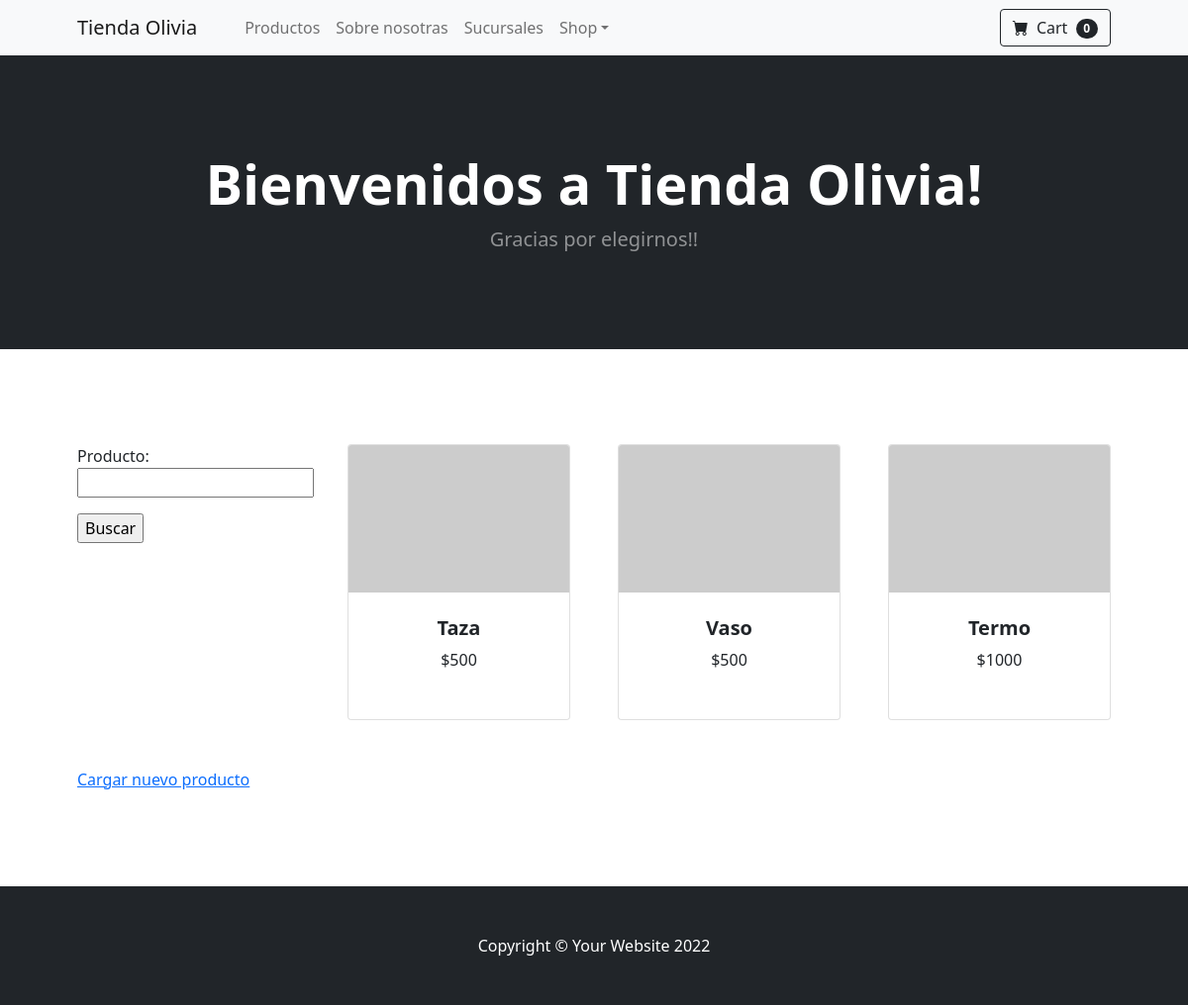
Before: /WebPage/inicio/ with the older database file.
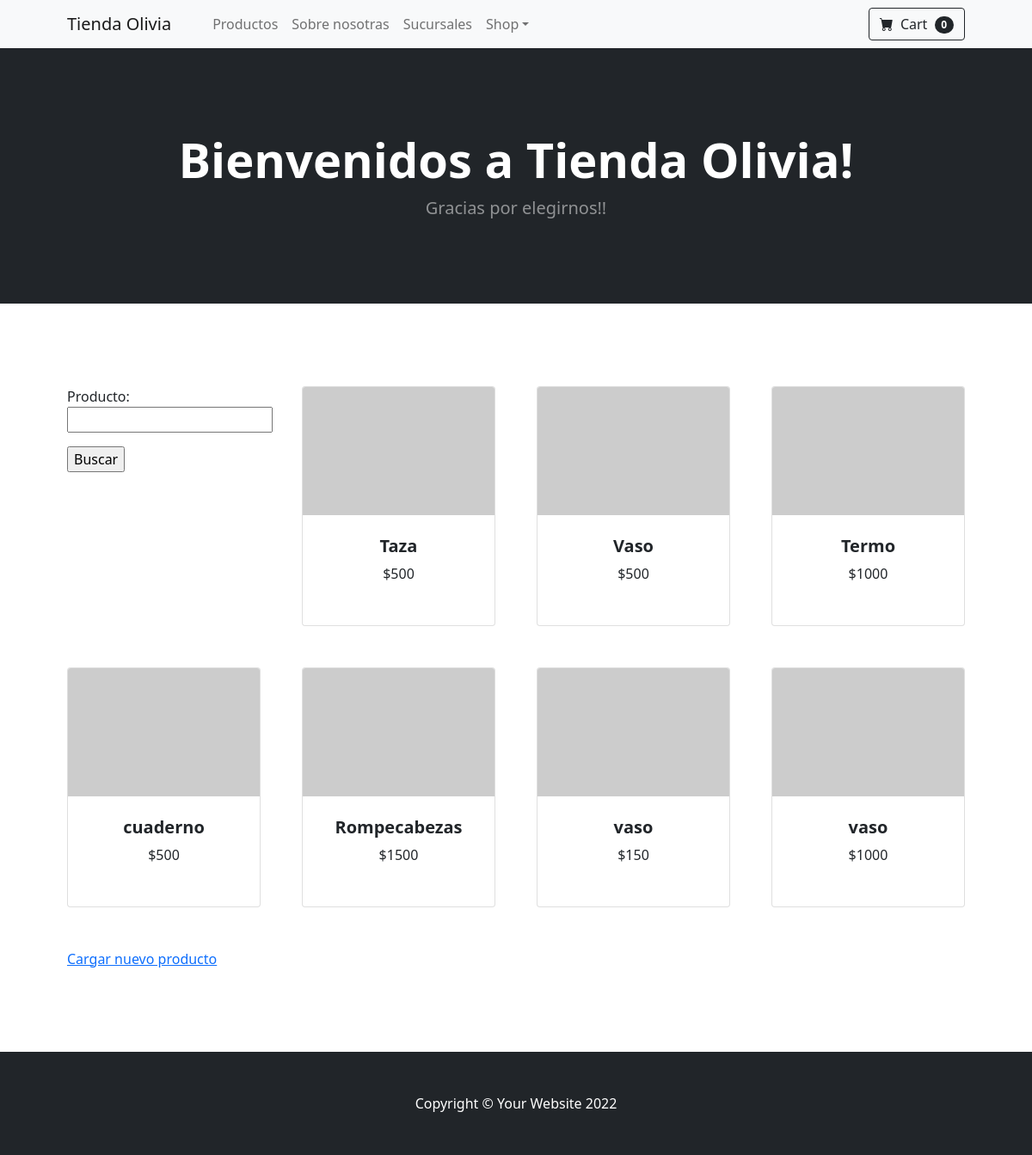
After: the same page with the newer database file.
### WebPage/models.py (models this page shows, shortened)
class Productos (models.Model):
    nombre = models.CharField (max_length=150)
    modelo = models.CharField (max_length=150, blank=True , null=True)
    precio = models.IntegerField (default=0)

### WebPage/views.py (the view)
# urls.py: path('inicio/', index, name="inicio"),
def index(request):
    lista_productos = Productos.objects.all()
    if request.GET.get("producto"):
        formulario = FormularioBusqueda(request.GET)
        if formulario.is_valid():
            data = formulario.cleaned_data
            lista_productos = Productos.objects.filter(nombre__icontains = data["producto"])
        return render(request, "WebPage/index.html", {"productos" : lista_productos, "formulario" : formulario})
    else:
        formulario = FormularioBusqueda()
        return render(request, "WebPage/index.html", {"productos" : lista_productos, "formulario" : formulario})

### WebPage/forms.py
class FormularioBusqueda(Form):
    producto = CharField(max_length=150)

### WebPage/templates/WebPage/index.html (shortened to what this page needs)
{% extends 'WebPage/base.html' %}
{% block lista_productos %}
<div>
    <form method="get">
      {{ formulario.as_p }}
      <input type="submit" value="Buscar">
    </form>
</div>
{% for producto in productos %}
<div class="col mb-5">
    <div class="card h-100">
        <img class="card-img-top" src="https://dummyimage.com/450x300/dee2e6/6c757d.jpg" alt="..." />
        <div class="card-body p-4">
            <div class="text-center">
                <h5 class="fw-bolder">{{producto.nombre}}</h5>
                ${{producto.precio}}
            </div>
        </div>
        <div class="card-footer p-4 pt-0 border-top-0 bg-transparent">
        </div>
    </div>
</div>
{% endfor %}
</div>
<a href="{% url 'carga_productos' %}" role="button">Cargar nuevo producto</a>
{% endblock lista_productos %}

### WebPage/templates/WebPage/base.html (shortened to what this page needs)
<!DOCTYPE html>
<html lang="en">
    <head>
        {% load static %}
        <link href="https://cdn.jsdelivr.net/npm/bootstrap-icons@1.5.0/font/bootstrap-icons.css" rel="stylesheet" />
        <link href="{% static 'css/styles.css' %}" rel="stylesheet" />
    </head>
    <body>
        <nav class="navbar navbar-expand-lg navbar-light bg-light">
            <div class="container px-4 px-lg-5">
                <a class="navbar-brand" href="{% url 'inicio' %}">Tienda Olivia</a>
                <div class="collapse navbar-collapse" id="navbarSupportedContent">
                    <ul class="navbar-nav me-auto mb-2 mb-lg-0 ms-lg-4">
                        <li class="nav-item"><a class="nav-link"  href="{% url 'inicio' %}">Productos</a></li>
                        <li class="nav-item"><a class="nav-link" href="{% url 'integrantes' %}" role="button">Sobre nosotras</a></li>
                        <li class="nav-item"><a class="nav-link" href="{% url 'sucursales' %}" role="button">Sucursales</a></li>
                        <li class="nav-item dropdown">
                            <a class="nav-link dropdown-toggle" id="navbarDropdown" href="#" role="button" data-bs-toggle="dropdown" aria-expanded="false">Shop</a>
                        </li>
                    </ul>
                    <form class="d-flex">
                        <button class="btn btn-outline-dark" type="submit">
                            <i class="bi-cart-fill me-1"></i>
                            Cart
                            <span class="badge bg-dark text-white ms-1 rounded-pill">0</span>
                        </button>
                    </form>
                </div>
            </div>
        </nav>
        <header class="bg-dark py-5">
            <div class="container px-4 px-lg-5 my-5">
                <div class="text-center text-white">
                    <h1 class="display-4 fw-bolder">Bienvenidos a Tienda Olivia! </h1>
                    <p class="lead fw-normal text-white-50 mb-0">Gracias por elegirnos!!</p>
                </div>
            </div>
        </header>
        <section class="py-5">
            <div class="container px-4 px-lg-5 mt-5">
                <div class="row gx-4 gx-lg-5 row-cols-2 row-cols-md-3 row-cols-xl-4 justify-content-center">
                    {% block lista_productos %}{% endblock lista_productos %}
            </div>
        </section>
        <footer class="py-5 bg-dark">
            <div class="container"><p class="m-0 text-center text-white">Copyright &copy; Your Website 2022</p></div>
        </footer>
    </body>
</html>

Changed rows visible on the page:
added Productos: nombre "cuaderno", precio "500"
added Productos: nombre "Rompecabezas", precio "1500"
added Productos: nombre "vaso", precio "150"
added Productos: nombre "vaso", precio "1000"
